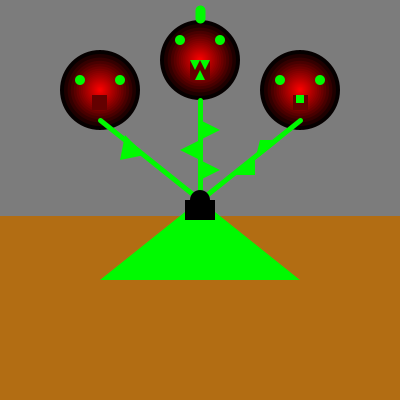
Frame 1 (no input)
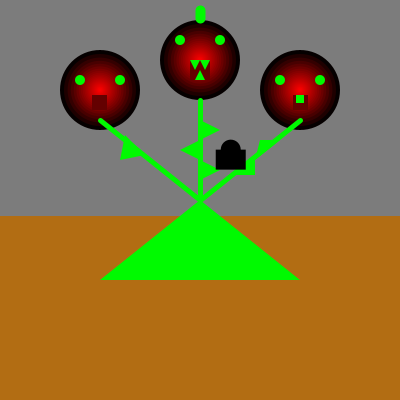
Frame 60 (the mouse pressed at the canvas centre just before this capture)
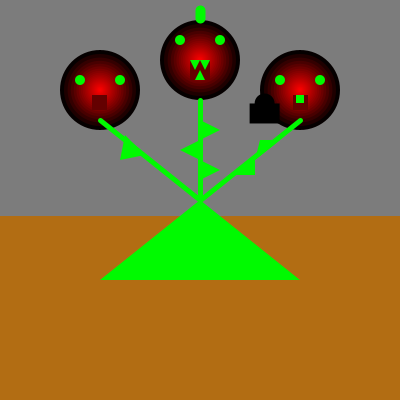
Frame 120 (the mouse held since frame 60 and released just before this capture)

The Processing sketch that drew these frames (run headless with seeded random() and noise(); from frame 60 on, the mouse is pressed at the canvas centre):

// Processing sketch: processing_70236
// ── processing_70236.pde

float mouchex;
float mouchey;
float moucheAileX; 


float ciblex;
float cibley;
float vitesse;

float posLangueX; //Le bout de la langue
float posLangueY;
int etatAttaque;
float cibleAttaqueX;
float cibleAttaqueY;

//float distance;

int mouchePresente = 1;

void setup() {


  mouchex = 200;
  mouchey = 200;

  ciblex = random(400);
  cibley = random(400);

  etatAttaque=0;
  posLangueX = 195;  //Position de la bouche du millieu
  posLangueY = 70;


  vitesse = 1;

  //-------------------------------------------------------------------------------
  //backgorund
  size(400, 400);
  smooth();
}


void draw() {

  //-------------------------------------------------------------------------------
  //background 
  background(124);
  fill(178, 109, 19);
  noStroke();
  rect(0, 216, 400, 296);


  fill(200, 25, 25);
  noStroke();

  //-------------------------------------------------------------------------------
  //tetes
  smooth();

  noStroke();

  float d = width;
  float ratio = 0.9;

  while ( d > 5 ) {

    fill ( 255 - d / width * 250, 0, 0 );
    ellipse(200, 60, d*0.2, d*0.2);
    fill ( 255 - d / width * 250, 0, 0 );
    ellipse(100, 90, d*0.2, d*0.2);
    ellipse(300, 90, d*0.2, d*0.2);

    d = d * ratio;
  }

  //-------------------------------------------------------------------------------
  // yeux

  fill(0, 250, 0);
  ellipse(80, 80, 10, 10);
  ellipse(120, 80, 10, 10);
  ellipse(180, 40, 10, 10);
  ellipse(220, 40, 10, 10);
  ellipse(280, 80, 10, 10);
  ellipse(320, 80, 10, 10);
  //-------------------------------------------------------------------------------
  //pupille
  //stroke(250, 0, 0);
  point(180, 40);
  point(220, 40);
  point(280, 80);
  point(320, 80);
  point(80, 80);
  point(120, 80);
  //-------------------------------------------------------------------------------
  //bouche
  fill(100, 0, 0);
  rect(190, 60, 20, 20);
  rect(92, 95, 15, 15);
  rect(293, 95, 15, 15);
  fill(0, 250, 0);
  rect(296, 95, 8, 8);
  //-------------------------------------------------------------------------------
  //dents,tronc,épines
  noStroke();
  triangle(195, 70, 200, 60, 190, 60);
  triangle(205, 70, 200, 60, 210, 60);
  triangle(200, 70, 195, 80, 205, 80);
  triangle(260, 140, 280, 140, 255, 160);

  triangle(255, 175, 255, 155, 235, 175);
  triangle(220, 130, 200, 140, 200, 120);
  triangle(180, 150, 200, 160, 200, 140);
  triangle(220, 170, 200, 180, 200, 160);
  triangle(120, 160, 145, 155, 125, 135);





  fill(0, 250, 0);
  triangle(200, 200, 100, 280, 300, 280);
  //-------------------------------------------------------------------------------
  //tiges
  strokeWeight(5);
  stroke(0, 250, 0);
  line(200, 100, 200, 200);
  line(300, 120, 200, 200);
  line(100, 120, 200, 200);
  strokeWeight(10);
  stroke(0, 250, 0);
  line(200, 18, 200, 10);
  line(100, 60, 100, 40, 200, 20);

  //mouche
  noStroke();
  fill(0);
  if ( mouchePresente == 1 ) {
    ellipse(mouchex, mouchey, 20, 20);
    rect(mouchex-15, mouchey, 30, 20);
  }
  //deplacement mouche

  float radians = atan2( cibley-mouchey, ciblex-mouchex );
  float distance = dist( ciblex, cibley, mouchex, mouchey );
  mouchex = cos(radians) * min( vitesse, distance ) + mouchex;
  mouchey = sin(radians) * min( vitesse, distance ) + mouchey;
  moucheAileX = mouchex -15;


  if (mouchex == ciblex) {
    ciblex = random(400);  
    cibley = random(400);
  }


  //Assouplissement de l'attaque
  if (mousePressed == true) {  //Quand on clic, nouvelles cilbe d'attaque 
    cibleAttaqueX = mouseX;  
    cibleAttaqueY = mouseY;
  }

  if (etatAttaque == 1) {  //Quand une attaque en cours, on dessine langue
    float distanceAttaque = dist(posLangueX, posLangueY, cibleAttaqueX, cibleAttaqueY);
    
    if (distanceAttaque < 3) { //Si proche de cible attaque,
      etatAttaque=0;   
      posLangueX=195;  //Position Langue retourne a la bouche
      posLangueY=70;
    }
    else {
      posLangueX = (cibleAttaqueX - posLangueX) * 0.14 + posLangueX;
      posLangueY = (cibleAttaqueY - posLangueY) * 0.14 + posLangueY;
    }



    stroke(255, 0, 0);
    line(195, 70, posLangueX, posLangueY);
  }
}


void mousePressed() {
  float distance = dist( mouseX, mouseY, mouchex, mouchey ) ;
  if ( distance < 10 ) {  
    mouchePresente = 0;
  }

  //détection du carré noire (aile de la mouche)
  if (mouseX > moucheAileX &&
    mouseX < moucheAileX+30 && //plus 30 pour la largeur de laile 
  mouseY < mouchey+20 &&
    mouseY > mouchey) {

    mouchePresente=0;
  }


  if ( mouseButton == LEFT ) {
    stroke(250, 0, 0);
    //line(195, 70, mouseX, mouseY);
    float distanceAttaque = dist(posLangueX, posLangueY, cibleAttaqueX, cibleAttaqueY);
    float angleAttaque = atan2(cibleAttaqueY-posLangueY, cibleAttaqueX - posLangueX);
    posLangueX += cos(angleAttaque);
    posLangueY += sin(angleAttaque);
    etatAttaque = 1;
    posLangueX=195;
    posLangueY=70;

    line(195, 70, posLangueX, posLangueY);


    line(296, 95, mouseX, mouseY);
    line(98, 105, mouseX, mouseY);
  }
}
